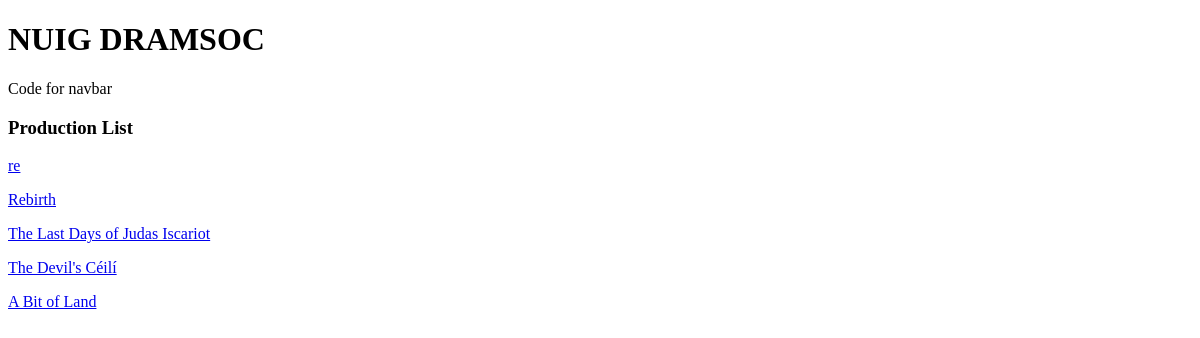
Before: /productions/productions with the older database file.
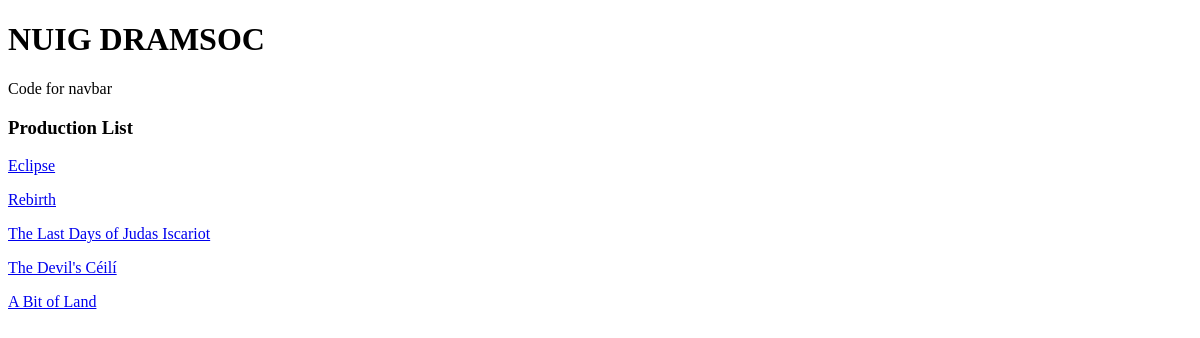
After: the same page with the newer database file.
### productions/models.py (models this page shows, shortened)
class Production(models.Model):
    name        = models.CharField(max_length=50)
    description = models.TextField(max_length=500)
    date_time   = models.DateTimeField(null=True)
    price       = models.DecimalField(max_digits = 5, decimal_places=2, null=True)
    owner       = models.ForeignKey(User,null=True,on_delete=models.CASCADE)

### productions/views.py (the view)
# urls.py: path('productions', views.production_list, name='production_list'),
def production_list(request): #list view
    productions = Production.objects.all()
    return render(request,'productions/production_list.html', {
        'productions':productions
    })

### productions/templates/productions/production_list.html
{% extends "base.html" %}
{% block content %}
<h3>Production List</h3>
{% for p in productions %}
<p> <a href="{% url 'production_detail' production_id=p.id %}"> {{ p.name}} </a> </br>
{% endfor %}
{% endblock %}

Changed rows visible on the page:
changed Production: name "re" → "Eclipse"
